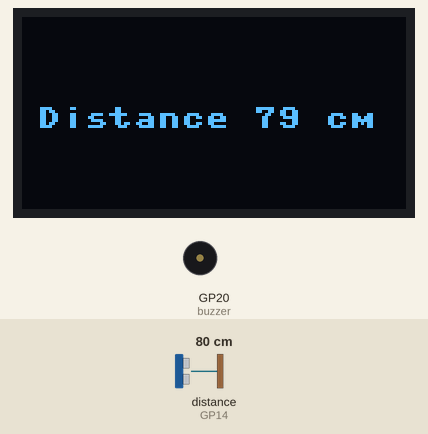
This program was run on a simulated Raspberry Pi Pico running MicroPython. Parts: 128×64 one-colour display, buzzer (waves = sounding). The inputs (shaded band) are chosen by the test bench; at power-on: distance to the obstacle (sensor on GP14) 80 cm. The echo pulse lasts 58.3 µs per cm; threads take turns every 2 ms.

Above: at 1.2 s.
1.3 s: distance to the obstacle (sensor on GP14) set to 9 cm
At 2.0 s:
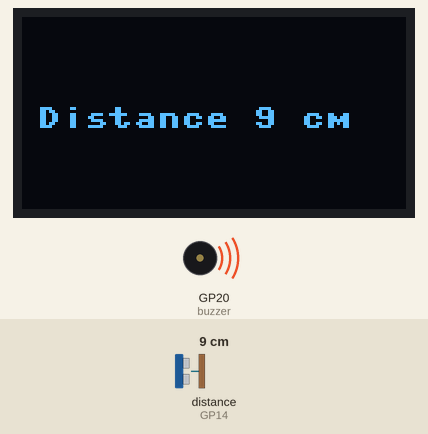
3.9 s: distance to the obstacle (sensor on GP14) set to 7 cm
At 4.25 s:
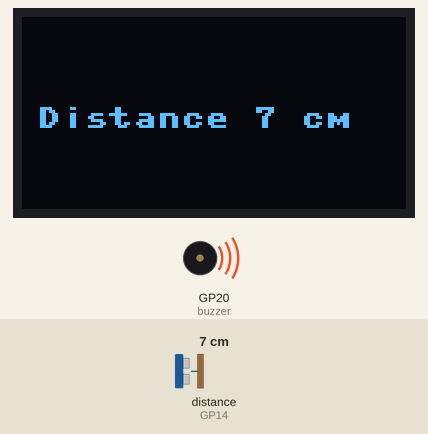
5.5 s: distance to the obstacle (sensor on GP14) set to 4 cm
At 6.45 s:
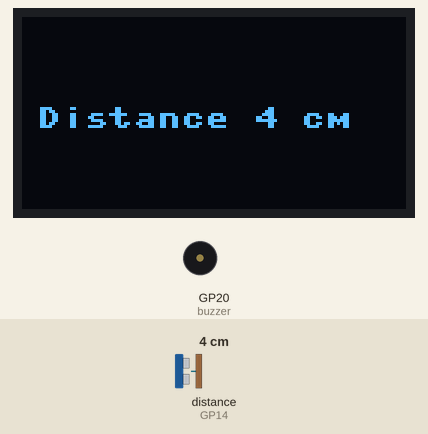
Timing chart, 0 to 8.5 s (numbered marks = the images above; inputs shaded):
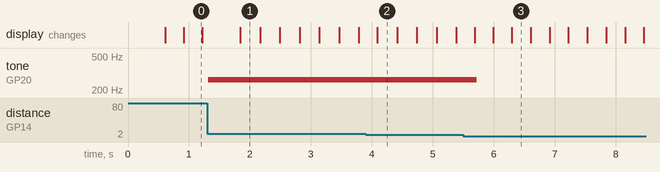

Measured:
- the behaviour switches between 6 and 5 cm on distance to the obstacle (sensor on GP14) (found by bisection; images 2 and 3)
- after the input at 1.3 s, tone on GP20 (buzzer): silent → 262 Hz at once; the display: changes after 0.54 s (image 1)
- after the input at 3.9 s, the display: changes after 0.19 s (image 2)
- after the input at 5.5 s, tone on GP20 (buzzer): 262 Hz → silent after 0.23 s; the display: changes after 0.19 s (image 3)

The program:

air_piano.py
```python
from machine import Pin, PWM, I2C
from utime import sleep
import utime
from picobricks import SSD1306_I2C
import _thread
#define the libraries

buzzer=PWM(Pin(20,Pin.OUT))
trigger = Pin(15, Pin.OUT)
echo = Pin(14, Pin.IN)
#define the input and Output pins

WIDTH  = 128
HEIGHT = 64
#OLED screen settings

sda=machine.Pin(4)
scl=machine.Pin(5)
i2c=machine.I2C(0,sda=sda, scl=scl, freq=1000000)
#initialize digital pin 4 and 5 as an OUTPUT for OLED communication

oled = SSD1306_I2C(WIDTH, HEIGHT, i2c)

measure=0

def getDistance():
   trigger.low()
   utime.sleep_us(2)
   trigger.high()
   utime.sleep_us(5)
   trigger.low()
   while echo.value() == 0:
       signaloff = utime.ticks_us()
   while echo.value() == 1:
       signalon = utime.ticks_us()
   timepassed = signalon - signaloff
   distance = (timepassed * 0.0343) / 2
   return distance
#calculate distance

def airPiano():
    while True:
        global measure

        if measure>5 and measure<11:
            buzzer.duty_u16(4000)
            buzzer.freq(262)
            sleep(0.4)

        elif measure>10 and measure<16:
            buzzer.duty_u16(4000)
            buzzer.freq(294)
            sleep(0.4)

        elif measure>15 and measure<21:
            buzzer.duty_u16(4000)
            buzzer.freq(330)
            sleep(0.4)

        elif measure>20 and measure<26:
            buzzer.duty_u16(4000)
            buzzer.freq(349)
            sleep(0.4)

        elif measure>25 and measure<31:
            buzzer.duty_u16(4000)
            buzzer.freq(392)
            sleep(0.4)

        elif measure>30 and measure<36:
            buzzer.duty_u16(4000)
            buzzer.freq(440)
            sleep(0.4)

        elif measure>35 and measure<41:
            buzzer.duty_u16(4000)
            buzzer.freq(494)
            sleep(0.4)
        else:
            buzzer.duty_u16(0)

_thread.start_new_thread(airPiano, ())
#play the tone determined by the value of the distance sensor

while True:
    measure=int(getDistance())
    oled.text("Distance " + str(measure)+ " cm", 5,30)
    oled.show()
    sleep(0.01)
    oled.fill(0)
    oled.show()
#write the specified texts to the determined x and ye coordinates on the OLED screen
```
